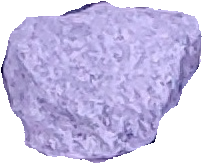
#> input picture stone_sample/ClipData_20201010_150221.png, 204 x 165 px; its folder holds only this picture in this run
$ jupyter execute --allow-errors 'make_dataset_v4- Separated.ipynb'   (shell and % lines are left out)
#> lines starting #> are read from the running program, lines starting #| are printed output that depends on the picture
#> further down, stone_img is the input picture: shape (165, 204, 4); mean B, G, R, A 228.8, 191.4, 198.9, 255
#> after the loop `for item in datas:`: newData = 33660 items
#> `stone_img.putdata(newData)`:
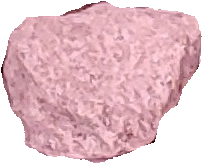
#> stone_img: PIL image 204x165 RGBA; mean R, G, B, A 228.8, 191.4, 198.9, 185.2; transparent parts drawn white
#> `stone_img = cv2.resize(stone_img, dsize=(0, 0), fx=rand_ratio, fy=rand..`:
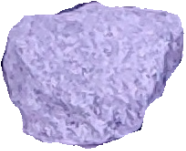
#> stone_img: shape (151, 186, 4); mean B, G, R, A 228.9, 191.5, 199, 184.7
#> `stone_img = cv2.blur(stone_img,(5,5))`:
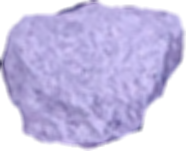
#> stone_img: shape (151, 186, 4); mean B, G, R, A 228.8, 191.5, 199, 184.8
#> `b, g, r, a = cv2.split(stone_img)`:
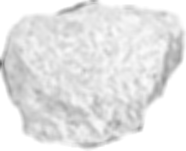
#> b: shape (151, 186); min 98, max 255, mean 228.8
#> `b, g, r, a = cv2.split(stone_img)`:
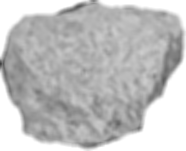
#> g: shape (151, 186); min 63, max 255, mean 191.5
#> `b, g, r, a = cv2.split(stone_img)`:
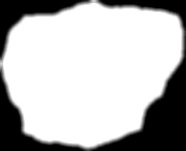
#> a: shape (151, 186); min 0, max 255, mean 184.8
[cell 1]
import os
import sys
import cv2
import itertools
import math
import logging
import json
import re
import random
from collections import OrderedDict
import numpy as np
import matplotlib
import matplotlib.pyplot as plt
import matplotlib.patches as patches
import matplotlib.lines as lines
from matplotlib.patches import Polygon
import skimage
from PIL import Image
import imutils
import imgaug.augmenters as iaa

[cell 2]
class NumpyEncoder(json.JSONEncoder):
    # [9 lines left out: function default, not called in this run]

import PIL.Image
import io
import os.path as osp

# [64 lines left out: functions apply_exif_orientation, load_image_file, not called in this run]

[cell 3]
class_names = ['stone']
numbers = 5000
height = 1275
width = 850

grid_size = 270
grid_w = int(width / grid_size)
grid_h = int(height / grid_size)

grid_num = [i for i in range(grid_w * grid_h)]

CROP_PATH = "./stone_sample"
crop_folder_list = os.listdir(CROP_PATH)

img_num = 0

#> (the rest of this cell did not finish here and is left out)

$ run again, on stone_sample/ClipData_20201010_154010.png
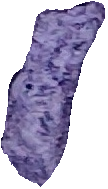
#> input picture stone_sample/ClipData_20201010_154010.png, 108 x 189 px
#> stone_img is the input picture: shape (189, 108, 4); mean B, G, R, A 200.8, 175.6, 180.8, 255
#> after the loop `for item in datas:`: newData = 20412 items
#> `b, g, r, a = cv2.split(stone_img)`:
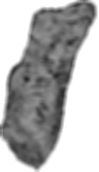
#> g: shape (172, 99); min 36, max 255, mean 175.7
#> `b, g, r, a = cv2.split(stone_img)`:
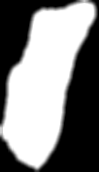
#> a: shape (172, 99); min 0, max 255, mean 132

$ run again, on stone_sample/ClipData_20201010_160744.png
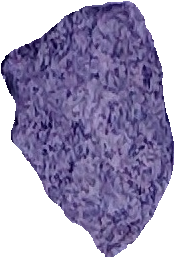
#> input picture stone_sample/ClipData_20201010_160744.png, 176 x 259 px
#> stone_img is the input picture: shape (259, 176, 4); mean B, G, R, A 179.9, 146.8, 154.4, 255
#> after the loop `for item in datas:`: newData = 45584 items
#> `b, g, r, a = cv2.split(stone_img)`:
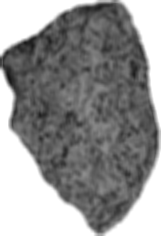
#> g: shape (236, 161); min 20, max 255, mean 146.9
#> `b, g, r, a = cv2.split(stone_img)`:
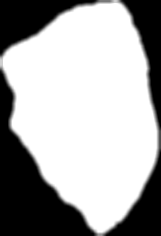
#> a: shape (236, 161); min 0, max 255, mean 168.2

$ run again, on stone_sample/ClipData_20201010_161103.png
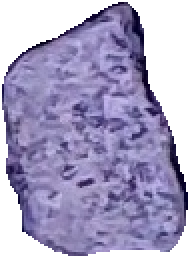
#> input picture stone_sample/ClipData_20201010_161103.png, 96 x 130 px (shown 2 times larger)
#> stone_img is the input picture: shape (130, 96, 4); mean B, G, R, A 195.7, 162, 168.6, 255
#> after the loop `for item in datas:`: newData = 12480 items, first 6: (255, 255, 255, 0), (255, 255, 255, 0), (255, 255, 255, 0), (255, 255, 255, 0), (255, 255, 255, 0), (255, 255, 255, 0)
#> `b, g, r, a = cv2.split(stone_img)`:
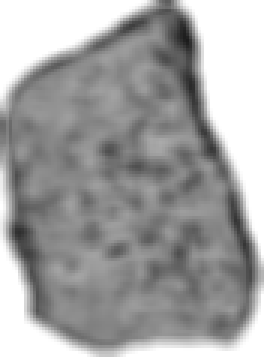
#> g: shape (119, 88) (shown 3 times larger); min 28, max 255, mean 162.6
#> `b, g, r, a = cv2.split(stone_img)`:
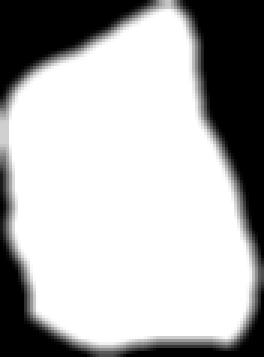
#> a: shape (119, 88) (shown 3 times larger); min 0, max 255, mean 177.7
